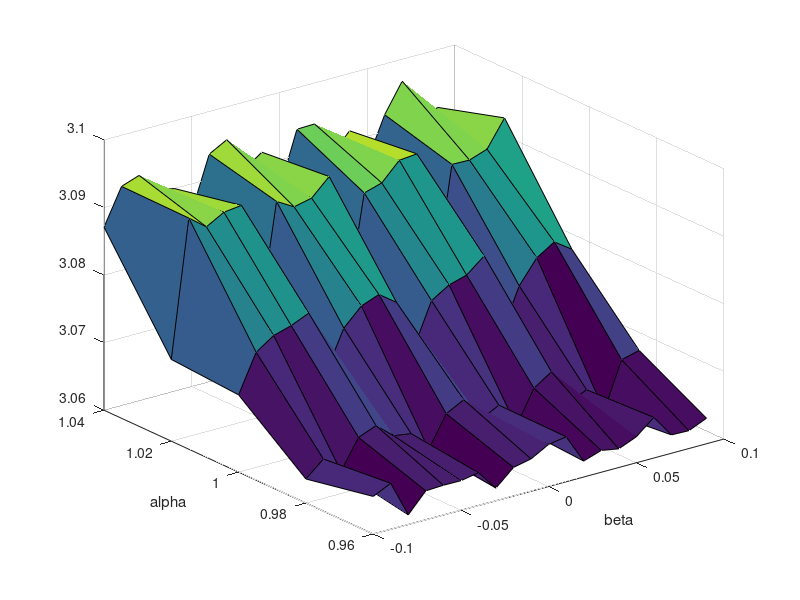

MATLAB code to generate this figure:
%test compare
alpha = csvread('jas_rep_alpha.csv');
beta = csvread('jas_rep_beta.csv');
energies= csvread('jas_rep_energies.csv');
surf(beta,alpha,energies);
xlabel('beta')
ylabel('alpha')
